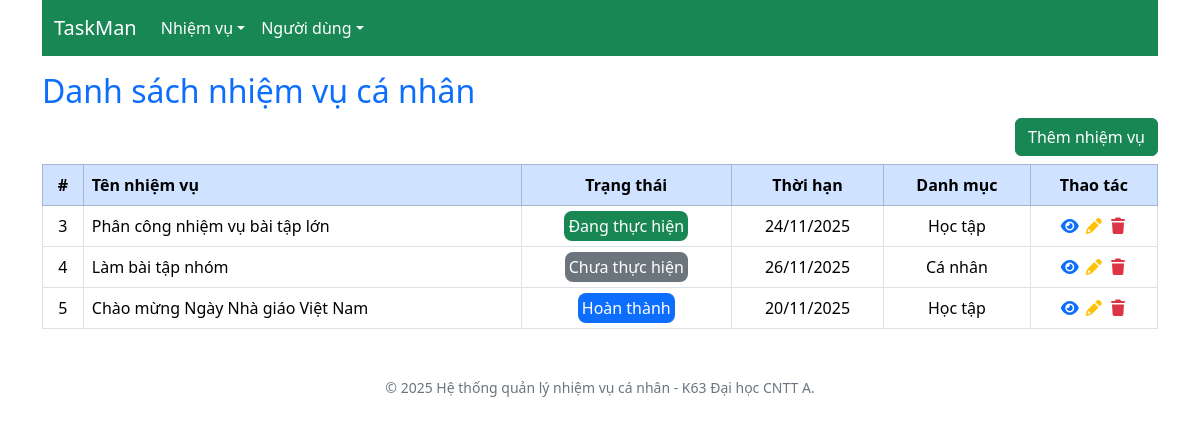
The page / on the database its author committed.
### tables this page shows
CREATE TABLE `tasks` (
  `id` int(11) NOT NULL,
  `name` varchar(200) NOT NULL,
  `status` varchar(15) NOT NULL,
  `due_date` datetime NOT NULL,
  `category_id` int(11) NOT NULL,
  `user_id` int(11) NOT NULL,
  `created_at` datetime NOT NULL DEFAULT current_timestamp(),
  `updated_at` datetime NOT NULL DEFAULT current_timestamp()
);

CREATE TABLE `categories` (
  `id` int(11) NOT NULL,
  `name` varchar(200) NOT NULL
);

### index.php (the view, shortened to what this page needs)
<!DOCTYPE html>
<html lang="en">
<head>
    <?php include "partials/head.php"; ?>
</head>
<body>
    <div class="container">
        <?php include "partials/navbar.php"; ?>
        <?php
            include "db_connect.php";
            $sql = "SELECT tasks.id, tasks.name AS taskName, tasks.status, tasks.due_date, categories.name AS categoryName FROM tasks JOIN categories ON tasks.category_id = categories.id";
            $result = $conn->query($sql);
        ?>
        <h2 class="text-primary mt-3">Danh sách nhiệm vụ cá nhân</h2>
        <a href="add.php" class="btn btn-success float-end mb-2">Thêm nhiệm vụ</a>
        <?php
            if ($result->num_rows > 0) {
        ?>
        <table class="table table-bordered table-hover">
            <tr class="table-primary">
                <th class="text-center">#</th>
                <th>Tên nhiệm vụ</th>
                <th class="text-center">Trạng thái</th>
                <th class="text-center">Thời hạn</th>
                <th class="text-center">Danh mục</th>
                <th class="text-center">Thao tác</th>
            </tr>
        <?php
                while ($task = $result->fetch_assoc()) {
        ?>
                <tr>
                    <td class="text-center"><?php echo $task["id"]; ?></td>
                    <td><?php echo $task["taskName"]; ?></td>
                    <td class="text-center">
                        <?php
                            switch ($task["status"]) {
                                case '0':
                                    echo "<span class='p-1 rounded-3 text-white bg-secondary'>Chưa thực hiện</span>";
                                    break;
                                case '1':
                                    echo "<span class='p-1 rounded-3 text-white bg-success'>Đang thực hiện</span>";
                                    break;
                                case '2':
                                    echo "<span class='p-1 rounded-3 text-white bg-primary'>Hoàn thành</span>";
                                    break;
                            }
                        ?>
                    </td>
                    <td class="text-center"><?php echo date("d/m/Y", strtotime($task["due_date"])); ?></td>
                    <td class="text-center"><?php echo $task["categoryName"]; ?></td>
                    <td class="text-center">
                        <a href="view.php?id=<?php echo $task["id"]; ?>"><i class="fa-solid fa-eye"></i></a>
                        <a href="edit.php?id=<?php echo $task["id"]; ?>" class="text-warning"><i class="fa-solid fa-pencil"></i></a>
                        <a href="delete.php?id=<?php echo $task["id"]; ?>" class="text-danger"><i class="fa-solid fa-trash" onclick="return confirm('Bạn có chắc chắn muốn xóa nhiệm vụ này không?')"></i></a>
                    </td>
                </tr>
        <?php
                }
        ?>
        </table>
        <?php
            } else {
        ?>
        <p class="text-secondary">Chưa có nhiệm vụ nào!</p>
        <?php
            }
        ?>
        <?php include "partials/footer.php"; ?>
    </div>
</body>
</html>

### partials/head.php (shortened to what this page needs)
<link href="https://cdn.jsdelivr.net/npm/bootstrap@5.3.8/dist/css/bootstrap.min.css" rel="stylesheet">
<link rel="stylesheet" href="https://cdnjs.cloudflare.com/ajax/libs/font-awesome/7.0.0/css/all.min.css" />
<link rel="stylesheet" href="assests/style.css">

### partials/navbar.php (shortened to what this page needs)
<nav class="navbar navbar-expand-sm bg-success navbar-dark">
    <div class="container-fluid">
        <a class="navbar-brand" href="index.php">TaskMan</a>
        <div class="collapse navbar-collapse" id="collapsibleNavbar">
        <ul class="navbar-nav">
            <li class="nav-item dropdown">
            <a class="nav-link dropdown-toggle" href="#" role="button" data-bs-toggle="dropdown">Nhiệm vụ</a>
            </li>
            <li class="nav-item dropdown">
            <a class="nav-link dropdown-toggle" href="#" role="button" data-bs-toggle="dropdown">Người dùng</a>
            </li>
        </ul>
        </div>
    </div>
</nav>

### partials/footer.php
<footer>
    <p class="small text-center text-secondary mt-5">&copy; 2025 Hệ thống quản lý nhiệm vụ cá nhân - K63 Đại học CNTT A.</p>
</footer>

### assests/style.css (style rules this page uses)
.nav-link { color: #fff !important; transition: color 0.2s; }

### rows shown on the page
tasks: id "3", name "Phân công nhiệm vụ bài tập lớn", status "Đang thực hiện", due_date "24/11/2025", category.name "Học tập"
tasks: id "4", name "Làm bài tập nhóm", status "Chưa thực hiện", due_date "26/11/2025", category.name "Cá nhân"
tasks: id "5", name "Chào mừng Ngày Nhà giáo Việt Nam", status "Hoàn thành", due_date "20/11/2025", category.name "Học tập"
